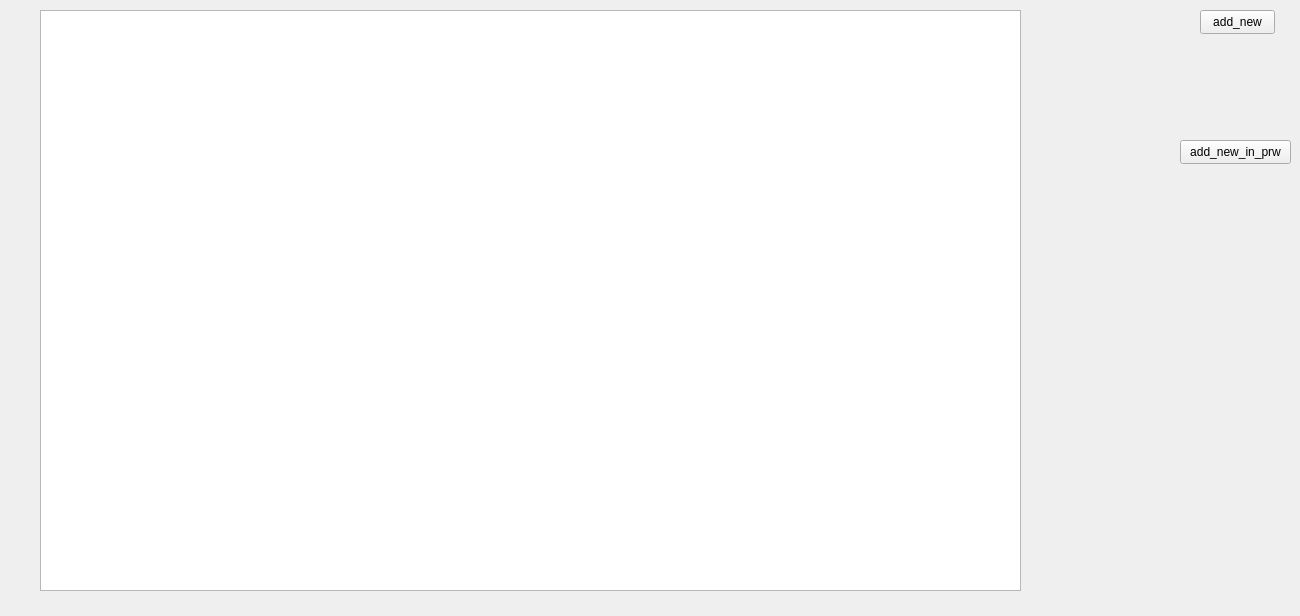
<?xml version="1.0" encoding="UTF-8"?>
<ui version="4.0">
 <class>Widget</class>
 <widget class="QWidget" name="Widget">
  <property name="geometry">
   <rect>
    <x>0</x>
    <y>0</y>
    <width>1300</width>
    <height>616</height>
   </rect>
  </property>
  <property name="windowTitle">
   <string>Widget</string>
  </property>
  <widget class="QTableWidget" name="table">
   <property name="geometry">
    <rect>
     <x>40</x>
     <y>10</y>
     <width>981</width>
     <height>581</height>
    </rect>
   </property>
  </widget>
  <widget class="QPushButton" name="add_new">
   <property name="geometry">
    <rect>
     <x>1200</x>
     <y>10</y>
     <width>75</width>
     <height>24</height>
    </rect>
   </property>
   <property name="text">
    <string>add_new</string>
   </property>
  </widget>
  <widget class="QPushButton" name="add_new_pwr">
   <property name="geometry">
    <rect>
     <x>1180</x>
     <y>140</y>
     <width>111</width>
     <height>24</height>
    </rect>
   </property>
   <property name="text">
    <string>add_new_in_prw</string>
   </property>
  </widget>
 </widget>
 <resources/>
 <connections/>
</ui>
